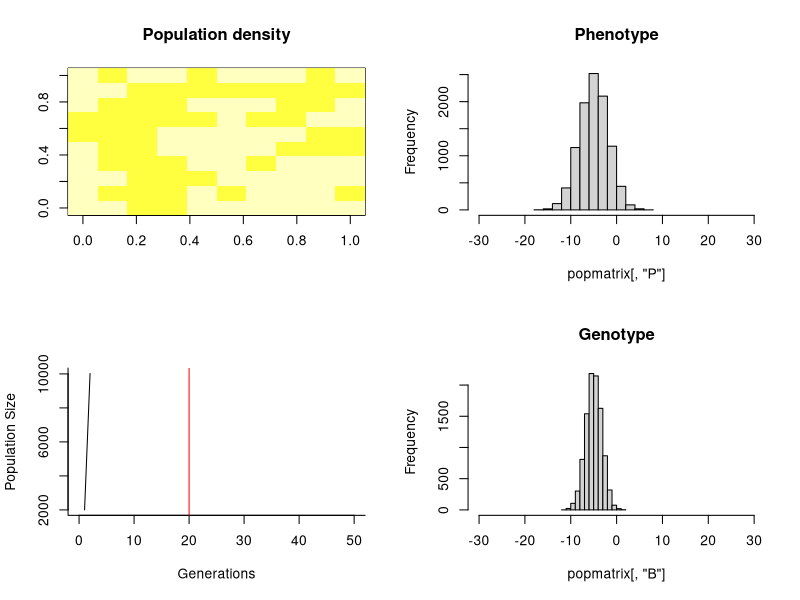
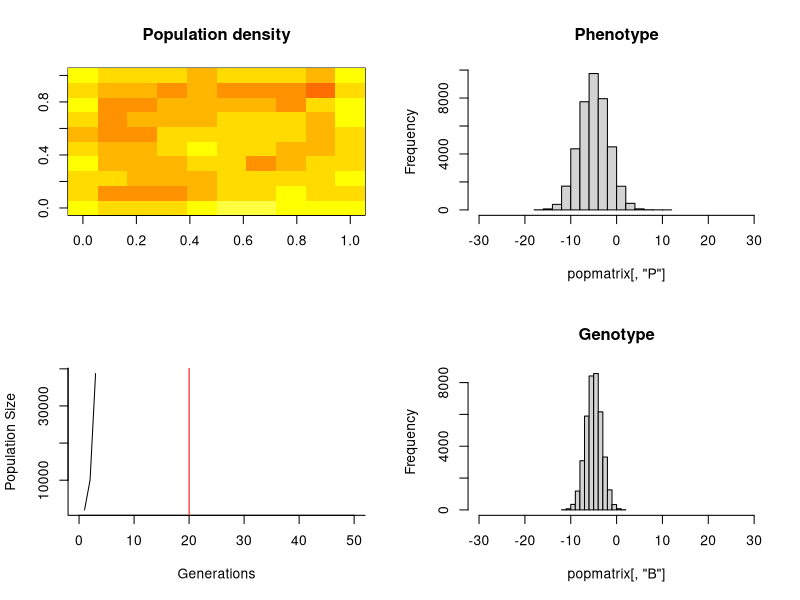
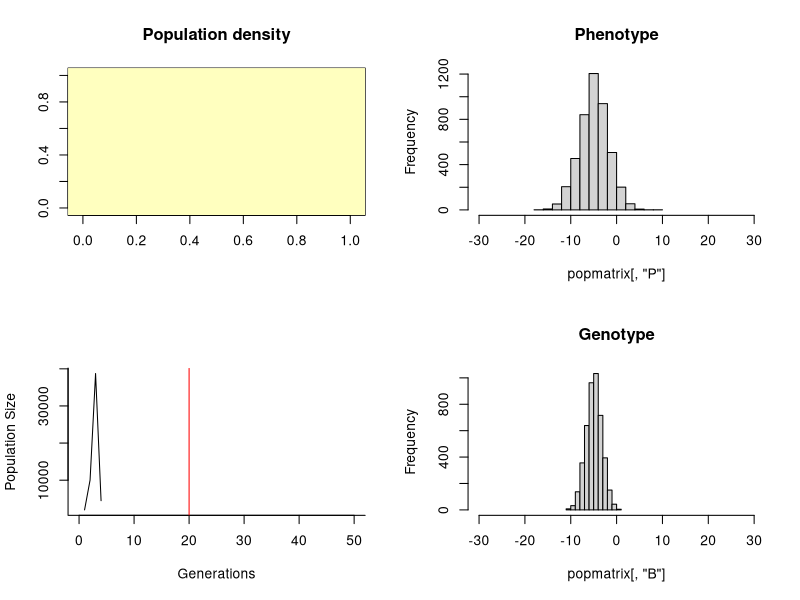
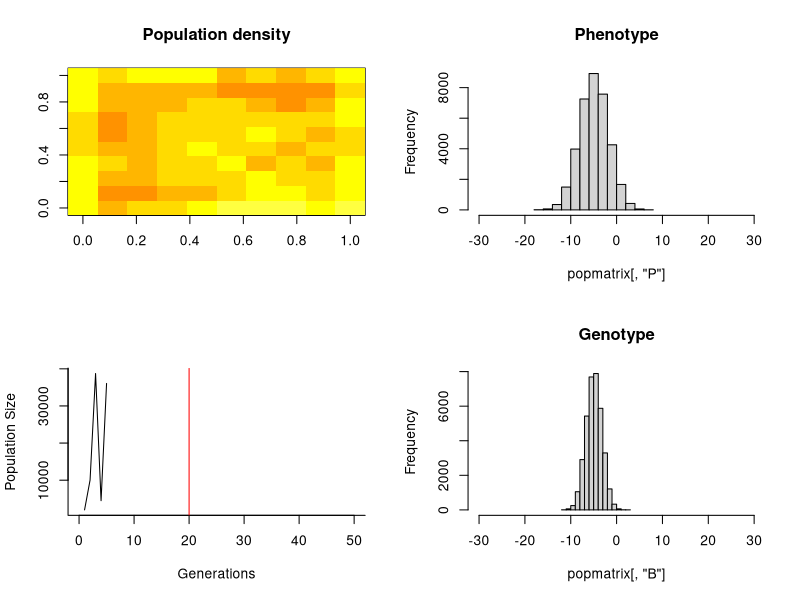
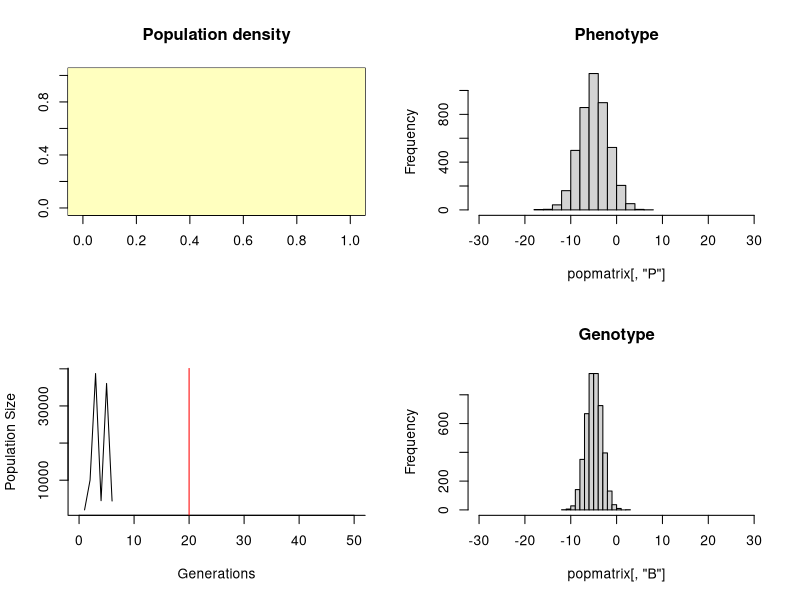
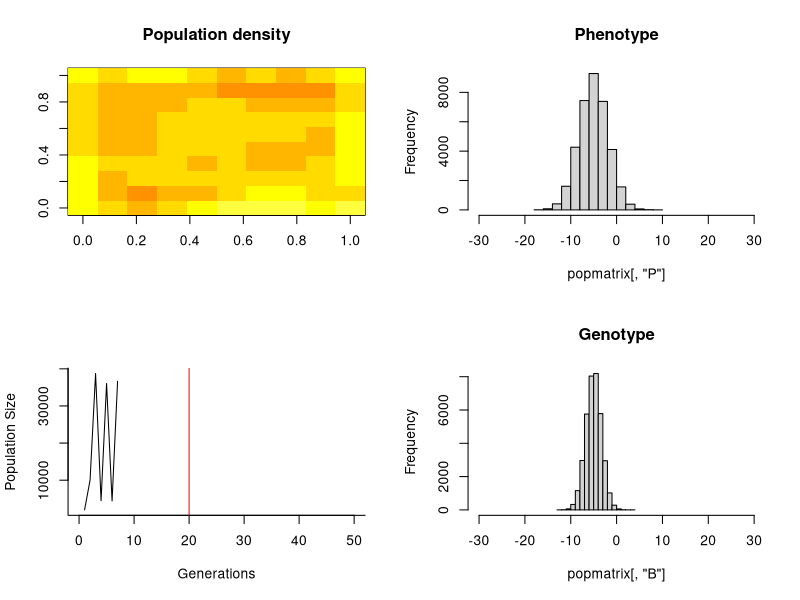
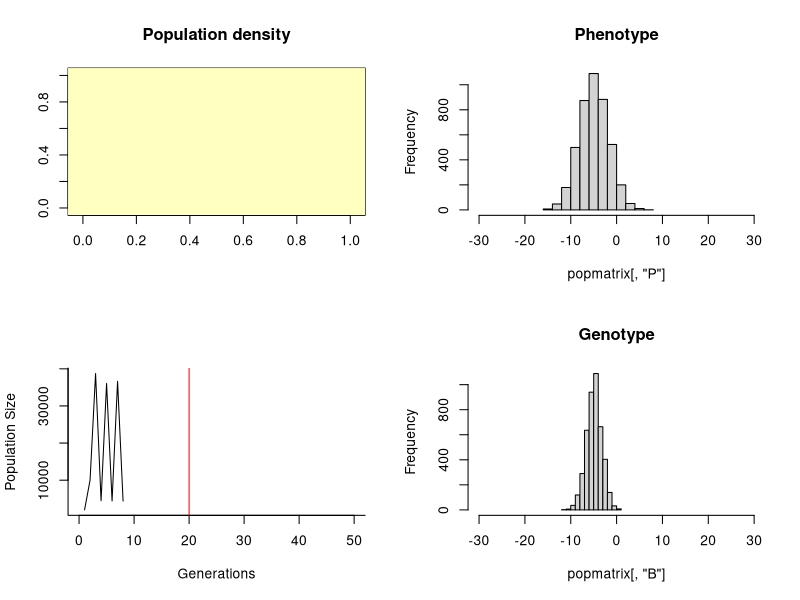
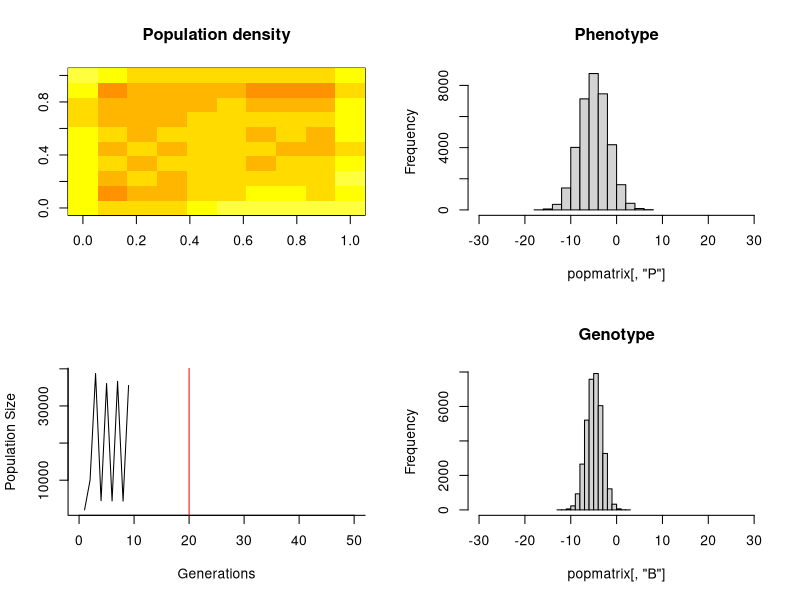

Reproduce these figures in R, in order. (Note: a time limit stopped this script after it produced the figures.)
### Functions and model for doing PVA of quolls under evolution ###

###Note: execution of quantitative genetics is (badly) incorrect and needs to be fixed before evolutionary scenarios can be implemented

#### Ella edited 12/8/14

# Initialises a matrix with n individuals
# individuals have a location (spX, spY) and are generated from
# initial mean breeding value, initial variance in breeding value, and heritability
init.inds<-function(n, spX, spY, init.b, init.p.var, h){
	X<-runif(n, 1, spX+1)%/%1 #grid ref
	Y<-runif(n, 1, spY+1)%/%1
	S<-rbinom(n, 1, 0.5) #sex
	A<-rep(1, n) #age
	b.var<-h*init.p.var
	B<-rnorm(n, init.b, b.var^0.5) # breeding values
	P<-rnorm(n, B, (init.p.var-b.var)^0.5)
	cbind(X, Y, S, A, B, P)		
}

# Function that defines relationship between Phenotype and Fitness (survival)
# threshold: P>0 survives, P<0 dies
fit.func<-function(P){
	P>0
}

#function that creates a list of vectors of male breeding values for each grid cell
b.list.maker<-function(popmat, spX, spY){
	male<-subset(popmat, popmat[,"S"]==1 & popmat[,"A"]>0)
	out<-vector("list", spX*spY)
	for (i in 1:length(male[,1])){
		out[[(male[i,"Y"]-1)*spX+male[i,"X"]]]<-c(out[[(male[i,"Y"]-1)*spX+male[i,"X"]]], male[i,"B"])
	}	
	out
}

#generalised density dependent decay (where alpha < 0)
ddep1<- function(x, beta, alpha) {
	1/(1+exp(-alpha*(x-beta)))
}

#function to sample across a list
sample2<-function(v){
	if (is.null(v)==T) return(NULL)
	else sample(v, 1, T)	
}

#function that reproduces individuals
#density dependance acting on fecundity according to grid cell K (beta)
# takes population matrix
repro<-function(popmat, spX, spY, fec, init.p.var, h, alpha, beta){
	b.var<-h*init.p.var
	if (length(popmat[,1])==0) return(popmat)
	# collect breeding females and their mates' B values
	male<-subset(popmat, popmat[,"S"]==1 & popmat[,"A"]>0)
	if (length(male)==0) return(popmat)
	male<-table(factor(male[,"X"], levels=1:spX), factor(male[,"Y"], levels=1:spY)) #number of males present in each cell
	b.list<-b.list.maker(popmat, spX, spY) #list male Bs by space
	female<-subset(popmat, popmat[,"S"]==0 & popmat[,"A"]>0) #matrix of all adult females
	temp<-(female[,"Y"]-1)*spX+female[,"X"] #matrix indexes for male matrix and blist
	female<-subset(female, male[temp]>0) # matrix of females with available males
	temp<-temp[which(male[temp]>0)] #update temp
	B.off<-unlist(lapply(b.list[temp], sample2)) #sample a male for each female (replace=T)
	if (length(B.off)!=length(female[,"B"])) print("error")#browser() #error catcher!
	B.off<-(B.off+female[,"B"])/2 #calculate midparent value	
#matrix of females ordered by grid number
	female<- cbind(B.off, female)
	female.sort<-female[order(female[,"X"]),]
	female.list<-female.sort[order(female.sort[,"Y"]),]
#work out the no of females in each grid cell	
	f<-table(factor(female[,"X"], levels=1:spX), factor(female[,"Y"], levels=1:spY))
#density dependant offspring number for each grid cell
	dd.off<- ddep1(x=f, beta, alpha)
	off.no<-rbinom(length(f), 10, dd.off) # max offspring = 10
#replicate offspring number by number of females in each grid cell	
	no.females<-as.vector(f, mode="integer")
	off.nos<- rep(off.no, no.females)
#get info for next generation and combine
	B<-rep(female[,"B.off"], off.nos)	
	B<-rnorm(length(B), B, (b.var/2)^0.5) #mid parent breeding values with variance of surviving offspring
	X<-rep(female[,"X"], off.nos)
	Y<-rep(female[,"Y"], off.nos)
	S<-rbinom(length(B), 1, 0.5) # random sex allocation
	A<-rep(0, length(B))	# age=0
	P<-rnorm(length(B), B, (init.p.var-b.var)^0.5) #offspring phenotypes
	off<-cbind(X, Y, S, A, B, P)
	popmat<-rbind(popmat, off)
	popmat
}

# runs the male die off
mdieoff<-function(popmatrix, msurv){
	psurv<-rep(1, length(popmatrix[,1]))
	psurv[which(popmatrix[,"S"]==1 & popmatrix[,"A"]==1)]<-msurv #one year old males
	psurv[which(popmatrix[,"S"]==1 & popmatrix[,"A"]>1)]<-0 #two year old males
	popmatrix<-subset(popmatrix, rbinom(length(popmatrix[,1]), 1, psurv)==1) # probabilistic survival
	popmatrix
}

#ages or kills individuals based on age-specific survival plus fitness
age<-function(popmatrix, selection=F, alpha, fsurv1, fsurv2, msurv, spX, spY, beta, K){
	if (length(popmatrix[,1])==0) return(popmatrix)
	#Survival of adults
	Ad<-subset(popmatrix, popmatrix[,"A"]>0) #Grabs all adults
	psurv<-rep(0, length(Ad[,1])) 
	psurv[which(Ad[,"S"]==0 & Ad[,"A"]==1)]<-fsurv1 #one year old females
	psurv[which(Ad[,"S"]==0 & Ad[,"A"]==2)]<-fsurv2 #two year old females
	psurv[which(Ad[,"S"]==1 & Ad[,"A"]==1)]<-1 #one year old males (already gone through die off)
	if (selection==T) psurv<-psurv*fit.func(Ad[,"P"]) #toad relative fitness
	Ad<-subset(Ad, rbinom(length(Ad[,1]), 1, psurv)==1) # probabilistic survival
	#Survival of juvs only if toads are present (otherwise survival=1)
	Juv<-subset(popmatrix, popmatrix[,"A"]==0)
	psurv<-1
	if (selection==T) psurv<-psurv*fit.func(Juv[,"P"]) #toad relative fitness
	Juv<-subset(Juv, rbinom(length(Juv[,1]), 1, psurv)==1) #surviving juveniles
	# gather survivors, age them and return
	popmatrix<-rbind(Ad, Juv)
	popmatrix[,"A"]<-popmatrix[,"A"]+1
	popmatrix
}


#calculates neighbours on a grid exclusing nonsense neighbours and returns a list of matrices of grid refs
#doesn't include source cell
neighbours.init<-function(spX, spY){
	neigh<-vector("list", length=spX*spY)
	for (x in 1:spX){
		for (y in 1:spY){
			out<-matrix(nrow=8, ncol=2)
			ifelse((x-1)==0, X<-NA, X<-x-1) #correct for indices going to zero
			ifelse((y-1)==0, Y<-NA, Y<-y-1)
			ifelse((y+1)>spY, Yp<-NA, Yp<-y+1) # correct for indices going to > space
			ifelse((x+1)>spX, Xp<-NA, Xp<-x+1)
			# Assign neighbours
			out[1,]<-c(Xp, y)
			out[2,]<-c(X, y)
			out[3,]<-c(x, Y)
			out[4,]<-c(Xp, Y)	
			out[5,]<-c(X, Y)
			out[6,]<-c(x, Yp)
			out[7,]<-c(Xp, Yp)
			out[8,]<-c(X, Yp)
			out<-subset(out, !is.na(apply(out, 1, sum)))
			neigh[[(y-1)*spX+x]]<-out
		}	
	}
	return(neigh)	#return the list
}

# samples a matrix and returns one row of the matrix
matrix.sample<-function(mtrx, size=1){
	mtrx[sample(seq(length(mtrx[,1])), size=size),]	
}

# executes nearest neighbour dispersal where individuals disperse to neighbouring cell with probability=prob.d 
# is called after age!
disperse<-function(popmatrix, n.list, prob.d, spX){
	if (length(popmatrix[,1])==0) return(popmatrix)
	disp<-rbinom(length(popmatrix[,1]), 1, prob.d) # calculate a probability of dispersal
	disp<-which(disp==1 & popmatrix[,"A"]==1)# & popmatrix[,"S"]==1) #get indices of surviving dispersing MALE juveniles
	sub.list<-n.list[(popmatrix[disp,"Y"]-1)*spX+popmatrix[disp,"X"]] #generate list of neighbour matrices
	sub.list<-lapply(sub.list, matrix.sample) #samples one row from each neighbour matrix
	sub.list<-do.call("rbind", sub.list) #places result into a matrix
	popmatrix[disp, 1:2]<-sub.list #assigns new locations back to popmatrix
	popmatrix
}



####RUN MODEL######################################################
mother<-function(n=2000, spX=10, spY=10, alpha=-1, fsurv1=0.2, fsurv2=0.02, msurv=0.04, init.b=0, init.p.var=10, h=0.3, gens=50, K=20, fec=6.7, beta=64, prob.d=0.5, sel.time=20, plot=FALSE){
	pop<-init.inds(n, spX, spY, init.b, init.p.var, h) # create a population
	n.list<-neighbours.init(spX, spY) # create a list of neighbours for each cell (individual?)
	popsize<-n
	sel<-FALSE
	for (g in 2:gens){
		pop<-repro(popmat=pop, spX=spX, spY=spY, fec=fec, init.p.var=init.p.var, h=h, alpha=alpha, beta=beta) # females reproduce (density dep)
		pop<-mdieoff(pop, msurv) # males die off
		if (g>sel.time) sel<-TRUE # have toads arrived?
		pop<-age(pop, selection=sel, alpha=alpha, fsurv1=fsurv1, fsurv2=fsurv2, msurv=msurv,spX=spX, spY=spY, beta=beta, K=K) # everyone gets a little older
		pop<-disperse(pop, n.list, prob.d, spX) # and the Juveniles trudge off
		if (length(pop[,1])==0) { # did we go extinct?
			pe<-TRUE
			print(paste("The population went extinct at generation ", g, ":-("))
			break	
		} else {pe<-FALSE }
		popsize<-c(popsize, length(pop[,1])) # new population size appended to popsize vector
		if (plot==T) plotter(pop, popsize, spX, spY, sel.time, gens, fid=g)
	}
	list(pop, popsize)	
	return(pe)
}

plotter<-function(popmatrix, popsize, spX, spY, sel.time, gens, fid){
	fname<-paste("simgen", fid, ".png", sep="")
	#png(fname, width=12, height=12, units="cm", res=300)	
	p.summ<-table(factor(popmatrix[,"X"], levels=1:spX), factor(popmatrix[,"Y"], levels=1:spY))
	#p.summ<-tapply(popmatrix[,"P"], list(factor(popmatrix[,"X"], levels=1:spX), factor(popmatrix[,"Y"], levels=1:spY)), mean)
	par(mfrow=c(2, 2))
	image(p.summ, col=rev(heat.colors(10)), breaks=seq(0, 1000, length=11), main="Population density")
	hist(popmatrix[,"P"], xlim=c(-30, 30), main="Phenotype")
	plot(popsize, type="l", ylab="Population Size", xlab="Generations", bty="l", xlim=c(0, gens))
	arrows(sel.time,0,sel.time,100000, length=0, col="red")
	hist(popmatrix[,"B"], xlim=c(-30, 30), main="Genotype")
	#dev.off()
}



#mother(h=0.3, init.b=-5, plot=T, gens=50)
	
###### PVA ###############################################################	

#run n iterations for one simulation
n <-10 #no. of iterations 	
e <-vector("logical", n) #output vector (prob of extinction)
	for (i in 1:n){
		pe<-mother(h=0.3, init.b=-5, plot=T, gens=50)
		e[i]<-c(pe)
	}
prob.extinct<-length(e[e==TRUE])/length(e)	
print(prob.extinct)

#now how to adjust init.b, init.p.var and h...?
#possible???
itit.b<- c(-1, -0.5, 0, 0.5, 1, 10)

for(i in init.b) {
mother(h=0.3, init.b=i, plot=T, gens=50)
}
